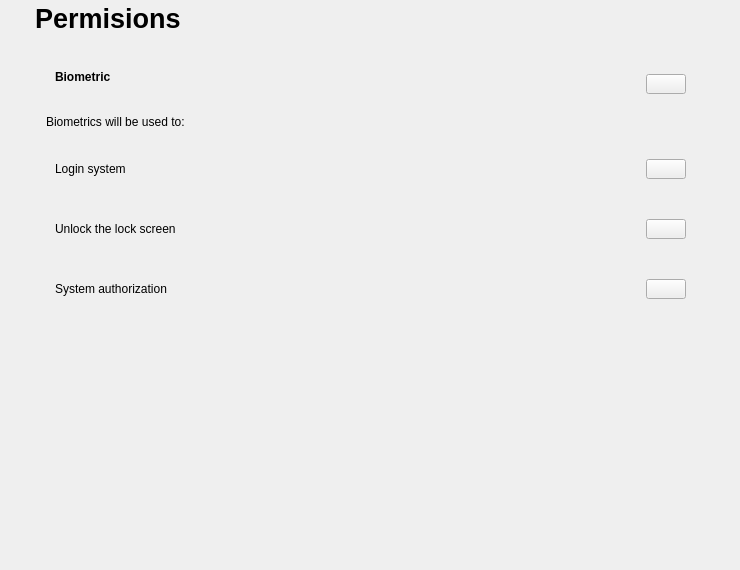
     <widget class="QWidget" name="pagePermissions">
      <property name="minimumSize">
       <size>
        <width>720</width>
        <height>0</height>
       </size>
      </property>
      <widget class="QWidget" name="perWidget" native="true">
       <property name="geometry">
        <rect>
         <x>0</x>
         <y>0</y>
         <width>731</width>
         <height>561</height>
        </rect>
       </property>
       <layout class="QVBoxLayout" name="verticalLayout_2">
        <property name="spacing">
         <number>6</number>
        </property>
        <property name="leftMargin">
         <number>35</number>
        </property>
        <property name="topMargin">
         <number>0</number>
        </property>
        <property name="rightMargin">
         <number>25</number>
        </property>
        <property name="bottomMargin">
         <number>0</number>
        </property>
        <item>
         <widget class="QWidget" name="titleWidget" native="true">
          <layout class="QHBoxLayout" name="horizontalLayout_13">
           <property name="leftMargin">
            <number>0</number>
           </property>
           <property name="topMargin">
            <number>0</number>
           </property>
           <property name="bottomMargin">
            <number>17</number>
           </property>
           <item>
            <widget class="QLabel" name="titlePermission">
             <property name="minimumSize">
              <size>
               <width>0</width>
               <height>36</height>
              </size>
             </property>
             <property name="maximumSize">
              <size>
               <width>16777215</width>
               <height>36</height>
              </size>
             </property>
             <property name="font">
              <font>
               <pointsize>20</pointsize>
               <bold>true</bold>
              </font>
             </property>
             <property name="text">
              <string>Permisions</string>
             </property>
            </widget>
           </item>
           <item>
            <spacer name="horizontalSpacer_45">
             <property name="orientation">
              <enum>Qt::Horizontal</enum>
             </property>
             <property name="sizeHint" stdset="0">
              <size>
               <width>40</width>
               <height>20</height>
              </size>
             </property>
            </spacer>
           </item>
          </layout>
         </widget>
        </item>
        <item>
         <widget class="QWidget" name="PermissionsWidget" native="true">
          <property name="minimumSize">
           <size>
            <width>0</width>
            <height>0</height>
           </size>
          </property>
          <layout class="QHBoxLayout" name="horizontalLayout_11">
           <property name="spacing">
            <number>6</number>
           </property>
           <property name="leftMargin">
            <number>20</number>
           </property>
           <property name="topMargin">
            <number>1</number>
           </property>
           <property name="rightMargin">
            <number>20</number>
           </property>
           <property name="bottomMargin">
            <number>0</number>
           </property>
           <item>
            <layout class="QVBoxLayout" name="verticalLayout">
             <property name="spacing">
              <number>0</number>
             </property>
             <property name="topMargin">
              <number>10</number>
             </property>
             <property name="bottomMargin">
              <number>10</number>
             </property>
             <item>
              <widget class="QLabel" name="labelPermissions_3">
               <property name="font">
                <font>
                 <bold>true</bold>
                </font>
               </property>
               <property name="styleSheet">
                <string notr="true"/>
               </property>
               <property name="text">
                <string>Biometric</string>
               </property>
              </widget>
             </item>
             <item>
              <widget class="QLabel" name="labelPermissions">
               <property name="minimumSize">
                <size>
                 <width>500</width>
                 <height>0</height>
                </size>
               </property>
               <property name="text">
                <string/>
               </property>
              </widget>
             </item>
            </layout>
           </item>
           <item>
            <spacer name="horizontalSpacer_46">
             <property name="orientation">
              <enum>Qt::Horizontal</enum>
             </property>
             <property name="sizeHint" stdset="0">
              <size>
               <width>40</width>
               <height>20</height>
              </size>
             </property>
            </spacer>
           </item>
           <item>
            <widget class="kdk::KSwitchButton" name="btnStatus">
             <property name="maximumSize">
              <size>
               <width>40</width>
               <height>20</height>
              </size>
             </property>
             <property name="text">
              <string/>
             </property>
            </widget>
           </item>
          </layout>
         </widget>
        </item>
        <item>
         <widget class="QWidget" name="statusWidget" native="true">
          <layout class="QVBoxLayout" name="verticalLayout_7">
           <property name="spacing">
            <number>0</number>
           </property>
           <property name="leftMargin">
            <number>1</number>
           </property>
           <property name="topMargin">
            <number>1</number>
           </property>
           <property name="rightMargin">
            <number>0</number>
           </property>
           <item>
            <layout class="QVBoxLayout" name="verticalLayout_14">
             <property name="leftMargin">
              <number>10</number>
             </property>
             <property name="topMargin">
              <number>0</number>
             </property>
             <property name="bottomMargin">
              <number>10</number>
             </property>
             <item>
              <widget class="QLabel" name="biometricLabel">
               <property name="maximumSize">
                <size>
                 <width>16777215</width>
                 <height>30</height>
                </size>
               </property>
               <property name="text">
                <string>Biometrics will be used to:</string>
               </property>
              </widget>
             </item>
            </layout>
           </item>
           <item>
            <widget class="QWidget" name="greeterWindow" native="true">
             <property name="minimumSize">
              <size>
               <width>0</width>
               <height>60</height>
              </size>
             </property>
             <property name="maximumSize">
              <size>
               <width>16777215</width>
               <height>60</height>
              </size>
             </property>
             <property name="styleSheet">
              <string notr="true"/>
             </property>
             <layout class="QHBoxLayout" name="horizontalLayout_42">
              <property name="rightMargin">
               <number>20</number>
              </property>
              <item>
               <layout class="QHBoxLayout" name="horizontalLayout_15">
                <property name="leftMargin">
                 <number>10</number>
                </property>
                <property name="rightMargin">
                 <number>0</number>
                </property>
                <item>
                 <widget class="QLabel" name="label_4">
                  <property name="styleSheet">
                   <string notr="true"/>
                  </property>
                  <property name="text">
                   <string>Login system</string>
                  </property>
                 </widget>
                </item>
                <item>
                 <spacer name="horizontalSpacer_47">
                  <property name="orientation">
                   <enum>Qt::Horizontal</enum>
                  </property>
                  <property name="sizeHint" stdset="0">
                   <size>
                    <width>40</width>
                    <height>20</height>
                   </size>
                  </property>
                 </spacer>
                </item>
                <item>
                 <widget class="kdk::KSwitchButton" name="btnLogin">
                  <property name="maximumSize">
                   <size>
                    <width>40</width>
                    <height>20</height>
                   </size>
                  </property>
                  <property name="text">
                   <string/>
                  </property>
                 </widget>
                </item>
               </layout>
              </item>
             </layout>
            </widget>
           </item>
           <item>
            <widget class="QWidget" name="saverWindow" native="true">
             <property name="minimumSize">
              <size>
               <width>0</width>
               <height>60</height>
              </size>
             </property>
             <property name="maximumSize">
              <size>
               <width>16777215</width>
               <height>60</height>
              </size>
             </property>
             <property name="styleSheet">
              <string notr="true"/>
             </property>
             <layout class="QHBoxLayout" name="horizontalLayout_43">
              <property name="rightMargin">
               <number>20</number>
              </property>
              <item>
               <layout class="QHBoxLayout" name="horizontalLayout_16">
                <property name="leftMargin">
                 <number>10</number>
                </property>
                <property name="rightMargin">
                 <number>0</number>
                </property>
                <item>
                 <widget class="QLabel" name="label_5">
                  <property name="styleSheet">
                   <string notr="true"/>
                  </property>
                  <property name="text">
                   <string>Unlock the lock screen</string>
                  </property>
                 </widget>
                </item>
                <item>
                 <spacer name="horizontalSpacer_48">
                  <property name="orientation">
                   <enum>Qt::Horizontal</enum>
                  </property>
                  <property name="sizeHint" stdset="0">
                   <size>
                    <width>40</width>
                    <height>20</height>
                   </size>
                  </property>
                 </spacer>
                </item>
                <item>
                 <widget class="kdk::KSwitchButton" name="btnSaver">
                  <property name="maximumSize">
                   <size>
                    <width>40</width>
                    <height>20</height>
                   </size>
                  </property>
                  <property name="text">
                   <string/>
                  </property>
                 </widget>
                </item>
               </layout>
              </item>
             </layout>
            </widget>
           </item>
           <item>
            <widget class="QWidget" name="systemWindow" native="true">
             <property name="minimumSize">
              <size>
               <width>0</width>
               <height>60</height>
              </size>
             </property>
             <property name="maximumSize">
              <size>
               <width>16777215</width>
               <height>60</height>
              </size>
             </property>
             <property name="styleSheet">
              <string notr="true"/>
             </property>
             <layout class="QHBoxLayout" name="horizontalLayout_44">
              <property name="spacing">
               <number>0</number>
              </property>
              <property name="rightMargin">
               <number>20</number>
              </property>
              <item>
               <layout class="QHBoxLayout" name="horizontalLayout_18">
                <property name="leftMargin">
                 <number>10</number>
                </property>
                <property name="rightMargin">
                 <number>0</number>
                </property>
                <item>
                 <widget class="QLabel" name="label_6">
                  <property name="styleSheet">
                   <string notr="true"/>
                  </property>
                  <property name="text">
                   <string>System authorization</string>
                  </property>
                 </widget>
                </item>
                <item>
                 <spacer name="horizontalSpacer_49">
                  <property name="orientation">
                   <enum>Qt::Horizontal</enum>
                  </property>
                  <property name="sizeHint" stdset="0">
                   <size>
                    <width>40</width>
                    <height>20</height>
                   </size>
                  </property>
                 </spacer>
                </item>
                <item>
                 <widget class="kdk::KSwitchButton" name="btnSystem">
                  <property name="maximumSize">
                   <size>
                    <width>40</width>
                    <height>20</height>
                   </size>
                  </property>
                  <property name="text">
                   <string/>
                  </property>
                 </widget>
                </item>
               </layout>
              </item>
             </layout>
            </widget>
           </item>
          </layout>
         </widget>
        </item>
        <item>
         <spacer name="verticalSpacer_12">
          <property name="orientation">
           <enum>Qt::Vertical</enum>
          </property>
          <property name="sizeHint" stdset="0">
           <size>
            <width>20</width>
            <height>40</height>
           </size>
          </property>
         </spacer>
        </item>
       </layout>
      </widget>
     </widget>
